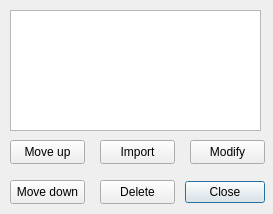
<?xml version="1.0" encoding="UTF-8"?>
<ui version="4.0">
 <class>modifyImages</class>
 <widget class="QDialog" name="modifyImages">
  <property name="geometry">
   <rect>
    <x>0</x>
    <y>0</y>
    <width>273</width>
    <height>214</height>
   </rect>
  </property>
  <property name="windowTitle">
   <string>Modify images</string>
  </property>
  <widget class="QDialogButtonBox" name="buttonBox">
   <property name="geometry">
    <rect>
     <x>184</x>
     <y>176</y>
     <width>81</width>
     <height>32</height>
    </rect>
   </property>
   <property name="orientation">
    <enum>Qt::Horizontal</enum>
   </property>
   <property name="standardButtons">
    <set>QDialogButtonBox::Close</set>
   </property>
  </widget>
  <widget class="QListWidget" name="listWidget_imagelist">
   <property name="geometry">
    <rect>
     <x>10</x>
     <y>10</y>
     <width>251</width>
     <height>121</height>
    </rect>
   </property>
  </widget>
  <widget class="QPushButton" name="pushButton_modify">
   <property name="geometry">
    <rect>
     <x>190</x>
     <y>140</y>
     <width>75</width>
     <height>24</height>
    </rect>
   </property>
   <property name="text">
    <string>Modify</string>
   </property>
  </widget>
  <widget class="QPushButton" name="pushButton_delete">
   <property name="geometry">
    <rect>
     <x>100</x>
     <y>180</y>
     <width>75</width>
     <height>24</height>
    </rect>
   </property>
   <property name="text">
    <string>Delete</string>
   </property>
  </widget>
  <widget class="QPushButton" name="pushButton_move_up">
   <property name="geometry">
    <rect>
     <x>10</x>
     <y>140</y>
     <width>75</width>
     <height>24</height>
    </rect>
   </property>
   <property name="text">
    <string>Move up</string>
   </property>
  </widget>
  <widget class="QPushButton" name="pushButton_move_down">
   <property name="geometry">
    <rect>
     <x>10</x>
     <y>180</y>
     <width>75</width>
     <height>24</height>
    </rect>
   </property>
   <property name="text">
    <string>Move down</string>
   </property>
  </widget>
  <widget class="QPushButton" name="pushButton_import">
   <property name="geometry">
    <rect>
     <x>100</x>
     <y>140</y>
     <width>75</width>
     <height>24</height>
    </rect>
   </property>
   <property name="text">
    <string>Import</string>
   </property>
  </widget>
 </widget>
 <resources/>
 <connections>
  <connection>
   <sender>buttonBox</sender>
   <signal>accepted()</signal>
   <receiver>modifyImages</receiver>
   <slot>accept()</slot>
   <hints>
    <hint type="sourcelabel">
     <x>248</x>
     <y>254</y>
    </hint>
    <hint type="destinationlabel">
     <x>157</x>
     <y>274</y>
    </hint>
   </hints>
  </connection>
  <connection>
   <sender>buttonBox</sender>
   <signal>rejected()</signal>
   <receiver>modifyImages</receiver>
   <slot>reject()</slot>
   <hints>
    <hint type="sourcelabel">
     <x>316</x>
     <y>260</y>
    </hint>
    <hint type="destinationlabel">
     <x>286</x>
     <y>274</y>
    </hint>
   </hints>
  </connection>
 </connections>
</ui>
